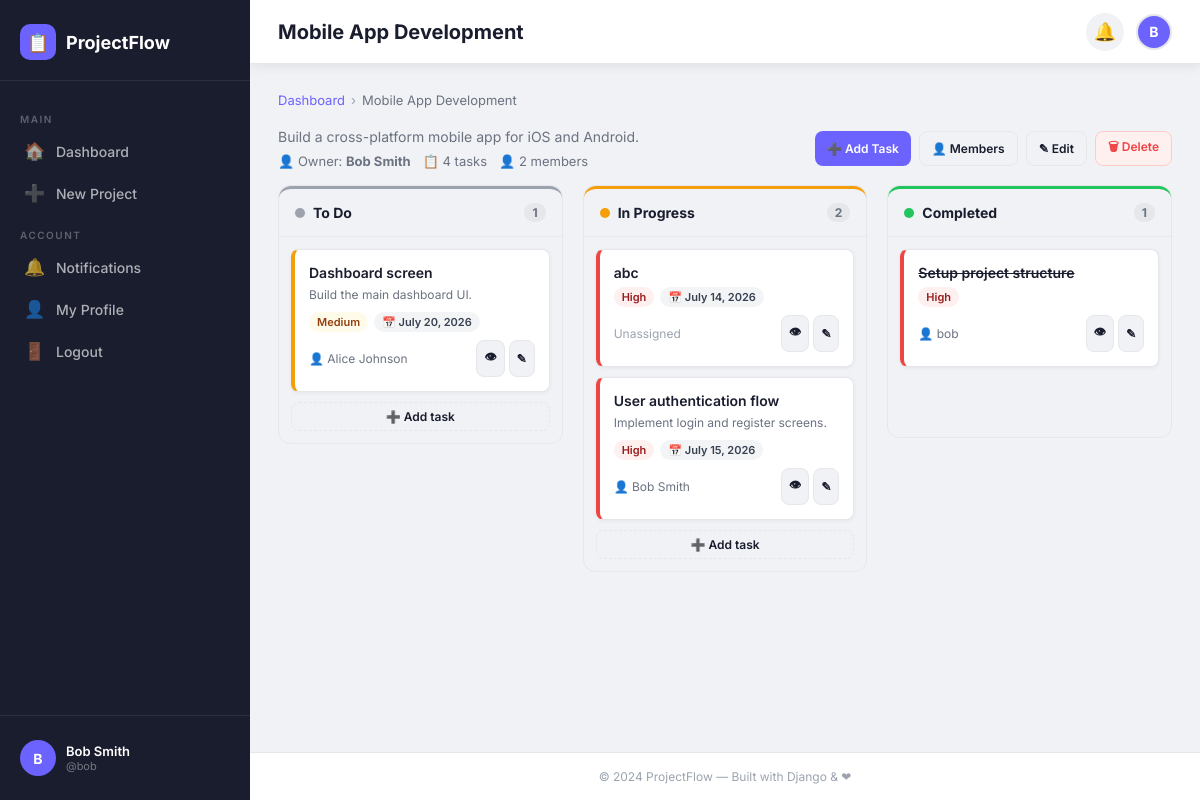
The app's page /projects/2/ (signed in) with its own data.
### projects/models.py (models this page shows, shortened)
class Project(models.Model):
    name = models.CharField(max_length=200)
    description = models.TextField(blank=True)
    owner = models.ForeignKey(User, on_delete=models.CASCADE, related_name='owned_projects')
    created_at = models.DateTimeField(auto_now_add=True)
    updated_at = models.DateTimeField(auto_now=True)
    class Meta:
        ordering = ['-created_at']
    def get_task_count(self):
        return self.tasks.count()
    def get_member_count(self):
        return self.members.count() + 1  # +1 for owner

### tasks/models.py (models this page shows, shortened)
class Task(models.Model):
    STATUS_CHOICES = [
        ('todo', 'To Do'),
        ('inprogress', 'In Progress'),
        ('done', 'Completed'),
    ]
    PRIORITY_CHOICES = [
        ('low', 'Low'),
        ('medium', 'Medium'),
        ('high', 'High'),
    ]
    project = models.ForeignKey(Project, on_delete=models.CASCADE, related_name='tasks')
    title = models.CharField(max_length=200)
    description = models.TextField(blank=True)
    due_date = models.DateField(null=True, blank=True)
    priority = models.CharField(max_length=10, choices=PRIORITY_CHOICES, default='medium')
    status = models.CharField(max_length=15, choices=STATUS_CHOICES, default='todo')
    assigned_to = models.ForeignKey(
        User, on_delete=models.SET_NULL,
        null=True, blank=True, related_name='assigned_tasks'
    )
    created_by = models.ForeignKey(
        User, on_delete=models.CASCADE, related_name='created_tasks'
    )
    created_at = models.DateTimeField(auto_now_add=True)
    updated_at = models.DateTimeField(auto_now=True)
    class Meta:
        ordering = ['-created_at']
    def get_priority_color(self):
        colors = {
            'low': 'priority-low',
            'medium': 'priority-medium',
            'high': 'priority-high',
        }
        return colors.get(self.priority, 'priority-medium')

### projects/views.py (the view)
# urls.py: path('projects/<int:pk>/', views.project_detail, name='project_detail'),
@login_required
def project_detail(request, pk):
    project = get_object_or_404(Project, pk=pk)
    is_owner = project.owner == request.user
    is_member = ProjectMember.objects.filter(project=project, user=request.user).exists()
    if not is_owner and not is_member:
        messages.error(request, "You don't have access to this project.")
        return redirect('dashboard')
    todo_tasks = project.tasks.filter(status='todo').order_by('-created_at')
    inprogress_tasks = project.tasks.filter(status='inprogress').order_by('-created_at')
    done_tasks = project.tasks.filter(status='done').order_by('-created_at')
    members = ProjectMember.objects.filter(project=project).select_related('user')
    context = {
        'project': project,
        'is_owner': is_owner,
        'todo_tasks': todo_tasks,
        'inprogress_tasks': inprogress_tasks,
        'done_tasks': done_tasks,
        'members': members,
    }
    return render(request, 'projects/project_detail.html', context)

### projectmanager/context_processors.py (called while the page is built)
def unread_notifications(request):
    if request.user.is_authenticated:
        count = Notification.objects.filter(recipient=request.user, is_read=False).count()
        return {'unread_count': count}
    return {'unread_count': 0}

### templates/projects/project_detail.html (shortened to what this page needs)
{% extends 'base.html' %}
{% load static %}
{% block page_title %}{{ project.name }}{% endblock %}
{% block content %}
<div class="breadcrumb">
  <a href="{% url 'dashboard' %}">Dashboard</a>
  <span class="breadcrumb-sep">&#8250;</span>
  <span>{{ project.name }}</span>
</div>
<div class="flex items-center justify-between mb-3" style="flex-wrap:wrap;gap:10px;">
  <div>
    <p style="color:var(--text-secondary);font-size:14px;max-width:500px;">{{ project.description }}</p>
    <div style="display:flex;gap:12px;margin-top:8px;font-size:13px;color:var(--text-secondary);">
      <span>&#128100; Owner: <strong>{{ project.owner.get_full_name|default:project.owner.username }}</strong></span>
      <span>&#128203; {{ project.get_task_count }} tasks</span>
      <span>&#128100; {{ project.get_member_count }} members</span>
    </div>
  </div>
  <div class="flex gap-2" style="flex-wrap:wrap;">
    <a href="{% url 'task_create' project.pk %}?status=todo" class="btn btn-primary btn-sm">&#10133; Add Task</a>
    {% if is_owner %}
      <a href="{% url 'manage_members' project.pk %}" class="btn btn-secondary btn-sm">&#128100; Members</a>
      <a href="{% url 'project_edit' project.pk %}" class="btn btn-secondary btn-sm">&#9998; Edit</a>
      <a href="{% url 'project_delete' project.pk %}" class="btn btn-danger btn-sm" data-confirm="Delete this project and ALL its tasks?">&#128465; Delete</a>
    {% endif %}
  </div>
</div>
<div class="board">
  <div class="column col-todo">
    <div class="column-header">
      <div class="column-title"><span class="column-dot"></span> To Do</div>
      <span class="column-count">{{ todo_tasks.count }}</span>
    </div>
    <div class="column-body" data-status="todo">
      {% for task in todo_tasks %}
        <div class="task-card {{ task.get_priority_color }} fade-in" draggable="true" data-task-id="{{ task.pk }}">
          <div class="task-card-title">{{ task.title }}</div>
          {% if task.description %}<div class="task-card-desc">{{ task.description }}</div>{% endif %}
          <div style="display:flex;gap:6px;flex-wrap:wrap;margin-bottom:8px;">
            <span class="badge badge-{{ task.priority }}">{{ task.get_priority_display }}</span>
            {% if task.due_date %}<span class="badge" style="background:#f3f4f6;color:#374151;">&#128197; {{ task.due_date }}</span>{% endif %}
          </div>
          <div class="task-card-footer">
            {% if task.assigned_to %}
              <span style="font-size:12px;color:var(--text-secondary);">&#128100; {{ task.assigned_to.get_full_name|default:task.assigned_to.username }}</span>
            {% else %}
              <span style="font-size:12px;color:var(--text-light);">Unassigned</span>
            {% endif %}
            <div class="task-card-actions">
              <a href="{% url 'task_detail' task.pk %}" class="btn btn-secondary btn-sm btn-icon" title="View">&#128065;</a>
              <a href="{% url 'task_edit' task.pk %}" class="btn btn-secondary btn-sm btn-icon" title="Edit">&#9998;</a>
            </div>
          </div>
        </div>
      {% empty %}
        <div style="text-align:center;padding:24px;color:var(--text-light);font-size:13px;">No tasks here</div>
      {% endfor %}
      <a href="{% url 'task_create' project.pk %}?status=todo" class="btn btn-secondary btn-sm" style="justify-content:center;border-style:dashed;">&#10133; Add task</a>
    </div>
  </div>
  <div class="column col-inprogress">
    <div class="column-header">
      <div class="column-title"><span class="column-dot"></span> In Progress</div>
      <span class="column-count">{{ inprogress_tasks.count }}</span>
    </div>
    <div class="column-body" data-status="inprogress">
      {% for task in inprogress_tasks %}
        <div class="task-card {{ task.get_priority_color }} fade-in" draggable="true" data-task-id="{{ task.pk }}">
          <div class="task-card-title">{{ task.title }}</div>
          {% if task.description %}<div class="task-card-desc">{{ task.description }}</div>{% endif %}
          <div style="display:flex;gap:6px;flex-wrap:wrap;margin-bottom:8px;">
            <span class="badge badge-{{ task.priority }}">{{ task.get_priority_display }}</span>
            {% if task.due_date %}<span class="badge" style="background:#f3f4f6;color:#374151;">&#128197; {{ task.due_date }}</span>{% endif %}
          </div>
          <div class="task-card-footer">
            {% if task.assigned_to %}
              <span style="font-size:12px;color:var(--text-secondary);">&#128100; {{ task.assigned_to.get_full_name|default:task.assigned_to.username }}</span>
            {% else %}
              <span style="font-size:12px;color:var(--text-light);">Unassigned</span>
            {% endif %}
            <div class="task-card-actions">
              <a href="{% url 'task_detail' task.pk %}" class="btn btn-secondary btn-sm btn-icon">&#128065;</a>
              <a href="{% url 'task_edit' task.pk %}" class="btn btn-secondary btn-sm btn-icon">&#9998;</a>
            </div>
          </div>
        </div>
      {% empty %}
        <div style="text-align:center;padding:24px;color:var(--text-light);font-size:13px;">No tasks here</div>
      {% endfor %}
      <a href="{% url 'task_create' project.pk %}?status=inprogress" class="btn btn-secondary btn-sm" style="justify-content:center;border-style:dashed;">&#10133; Add task</a>
    </div>
  </div>
  <div class="column col-done">
    <div class="column-header">
      <div class="column-title"><span class="column-dot"></span> Completed</div>
      <span class="column-count">{{ done_tasks.count }}</span>
    </div>
    <div class="column-body" data-status="done">
      {% for task in done_tasks %}
        <div class="task-card {{ task.get_priority_color }} fade-in" draggable="true" data-task-id="{{ task.pk }}" style="opacity:0.75;">
          <div class="task-card-title" style="text-decoration:line-through;">{{ task.title }}</div>
          <div style="display:flex;gap:6px;flex-wrap:wrap;margin-bottom:8px;">
            <span class="badge badge-{{ task.priority }}">{{ task.get_priority_display }}</span>
          </div>
          <div class="task-card-footer">
            {% if task.assigned_to %}
              <span style="font-size:12px;color:var(--text-secondary);">&#128100; {{ task.assigned_to.username }}</span>
            {% else %}
              <span style="font-size:12px;color:var(--text-light);">Unassigned</span>
            {% endif %}
            <div class="task-card-actions">
              <a href="{% url 'task_detail' task.pk %}" class="btn btn-secondary btn-sm btn-icon">&#128065;</a>
              <a href="{% url 'task_edit' task.pk %}" class="btn btn-secondary btn-sm btn-icon">&#9998;</a>
            </div>
          </div>
        </div>
      {% empty %}
        <div style="text-align:center;padding:24px;color:var(--text-light);font-size:13px;">No tasks here</div>
      {% endfor %}
    </div>
  </div>
</div>
{% endblock %}

### templates/base.html (shortened to what this page needs)
{% load static %}
<!DOCTYPE html>
<html lang="en">
<head>
  <link rel="stylesheet" href="{% static 'css/style.css' %}">
</head>
<body>
<div class="app-layout">
  <aside class="sidebar" id="sidebar">
    <div class="sidebar-brand">
      <a href="{% url 'dashboard' %}" class="brand-logo">
        <div class="brand-icon">&#128203;</div>
        <span class="brand-name">ProjectFlow</span>
      </a>
    </div>
    <nav class="sidebar-nav">
      <div class="nav-section-title">Main</div>
      <a href="{% url 'dashboard' %}" class="nav-link {% if request.resolver_match.url_name == 'dashboard' %}active{% endif %}">
        <span class="nav-icon">&#127968;</span> Dashboard
      </a>
      <a href="{% url 'project_create' %}" class="nav-link {% if request.resolver_match.url_name == 'project_create' %}active{% endif %}">
        <span class="nav-icon">&#10133;</span> New Project
      </a>
      <div class="nav-section-title">Account</div>
      <a href="{% url 'notifications' %}" class="nav-link {% if request.resolver_match.url_name == 'notifications' %}active{% endif %}">
        <span class="nav-icon">&#128276;</span> Notifications
      </a>
      <a href="{% url 'profile' %}" class="nav-link {% if request.resolver_match.url_name == 'profile' %}active{% endif %}">
        <span class="nav-icon">&#128100;</span> My Profile
      </a>
      <a href="{% url 'logout' %}" class="nav-link">
        <span class="nav-icon">&#128682;</span> Logout
      </a>
    </nav>
    <div class="sidebar-footer">
      <div class="user-info-sidebar">
        <div class="user-avatar">
          {% if request.user.profile.avatar %}
            <img src="{{ request.user.profile.avatar.url }}" alt="avatar">
          {% else %}
            {{ request.user.username|first|upper }}
          {% endif %}
        </div>
        <div class="user-meta">
          <div class="user-name">{{ request.user.get_full_name|default:request.user.username }}</div>
          <div class="user-role">@{{ request.user.username }}</div>
        </div>
      </div>
    </div>
  </aside>
  <div class="main-content">
    <header class="navbar">
      <div class="navbar-left">
        <span class="page-title">{% block page_title %}Dashboard{% endblock %}</span>
      </div>
      <div class="navbar-right">
        <a href="{% url 'notifications' %}" class="notif-btn">
          &#128276;
        </a>
        <a href="{% url 'profile' %}" class="user-avatar" style="border:2px solid var(--border);">
          {% if request.user.profile.avatar %}
            <img src="{{ request.user.profile.avatar.url }}" alt="avatar">
          {% else %}
            {{ request.user.username|first|upper }}
          {% endif %}
        </a>
      </div>
    </header>
    <main class="page-content fade-in">
      {% block content %}{% endblock %}
    </main>
    <footer class="footer">
      &copy; 2024 ProjectFlow &mdash; Built with Django &amp; &#10084;
    </footer>
  </div>
</div>
</body>
</html>

### records on screen
Project: name "Mobile App Development", description "Build a cross-platform mobile app for iOS and Android.", owner.get_full_name "Bob Smith", get_task_count "4", get_member_count "2"
Task: title "Dashboard screen", description "Build the main dashboard UI.", priority "Medium", due_date "July 20, 2026", assigned_to.get_full_name "Alice Johnson"
Task: title "abc", priority "High", due_date "July 14, 2026", shows "Unassigned"
Task: title "User authentication flow", description "Implement login and register screens.", priority "High", due_date "July 15, 2026", assigned_to.get_full_name "Bob Smith"
Task: title "Setup project structure", priority "High", assigned_to.username "bob"

### other values on screen
{{ request.user.username|first|upper }} "B"
{{ request.user.get_full_name|default:request.user.username }} "Bob Smith"
{{ request.user.username }} "bob"
{{ todo_tasks.count }} "1"
{{ inprogress_tasks.count }} "2"
{{ done_tasks.count }} "1"
